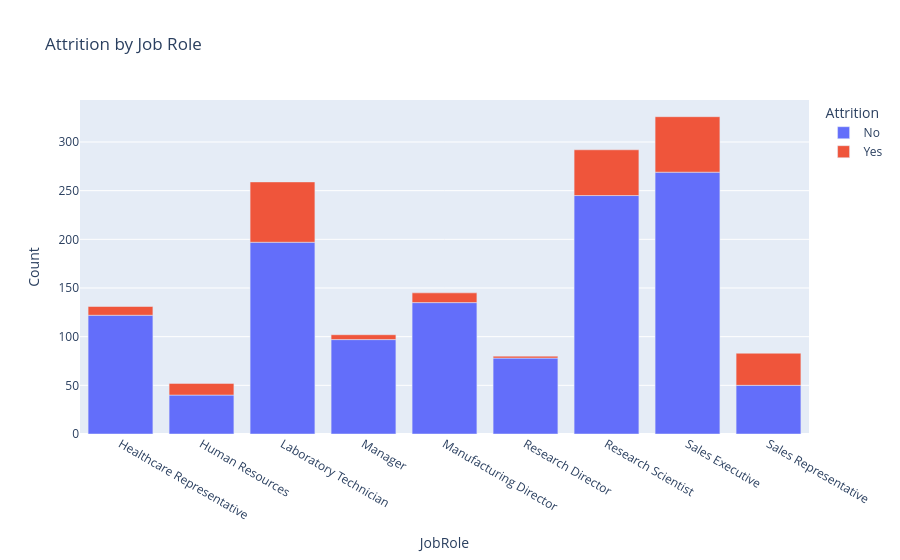

Notebook code cell kept with this figure:
### Code cell
#Job Role vs Attrition

job = df.groupby(['JobRole','Attrition']).size().reset_index(name='Count')

fig = px.bar(job, x='JobRole', y='Count',
             color='Attrition',
             title='Attrition by Job Role')

fig.show()

### Figure 1 — Plotly figure (JSON) as saved in the notebook; plotly's stock layout.template omitted (floating-point values rounded to 4 significant figures)
{"data": [{"hovertemplate": "Attrition=No<br>JobRole=%{x}<br>Count=%{y}<extra></extra>", "legendgroup": "No", "marker": {"color": "#636efa", "pattern": {"shape": ""}}, "name": "No", "orientation": "v", "showlegend": true, "textposition": "auto", "type": "bar", "x": ["Healthcare Representative", "Human Resources", "Laboratory Technician", "Manager", "Manufacturing Director", "Research Director", "Research Scientist", "Sales Executive", "Sales Representative"], "xaxis": "x", "y": [122, 40, 197, 97, 135, 78, 245, 269, 50], "yaxis": "y"}, {"hovertemplate": "Attrition=Yes<br>JobRole=%{x}<br>Count=%{y}<extra></extra>", "legendgroup": "Yes", "marker": {"color": "#EF553B", "pattern": {"shape": ""}}, "name": "Yes", "orientation": "v", "showlegend": true, "textposition": "auto", "type": "bar", "x": ["Healthcare Representative", "Human Resources", "Laboratory Technician", "Manager", "Manufacturing Director", "Research Director", "Research Scientist", "Sales Executive", "Sales Representative"], "xaxis": "x", "y": [9, 12, 62, 5, 10, 2, 47, 57, 33], "yaxis": "y"}], "layout": {"barmode": "relative", "legend": {"title": {"text": "Attrition"}, "tracegroupgap": 0}, "title": {"text": "Attrition by Job Role"}, "xaxis": {"anchor": "y", "domain": [0, 1], "title": {"text": "JobRole"}}, "yaxis": {"anchor": "x", "domain": [0, 1], "title": {"text": "Count"}}}}
